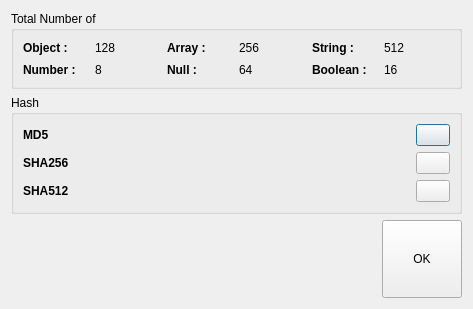
<?xml version="1.0" encoding="UTF-8"?>
<ui version="4.0">
 <class>JsonSummaryDialog</class>
 <widget class="QDialog" name="JsonSummaryDialog">
  <property name="geometry">
   <rect>
    <x>0</x>
    <y>0</y>
    <width>473</width>
    <height>309</height>
   </rect>
  </property>
  <property name="sizePolicy">
   <sizepolicy hsizetype="Preferred" vsizetype="Preferred">
    <horstretch>0</horstretch>
    <verstretch>0</verstretch>
   </sizepolicy>
  </property>
  <property name="windowTitle">
   <string>JSON Summary</string>
  </property>
  <layout class="QVBoxLayout" name="verticalLayout_2">
   <item>
    <widget class="QGroupBox" name="groupBox">
     <property name="sizePolicy">
      <sizepolicy hsizetype="Preferred" vsizetype="Preferred">
       <horstretch>0</horstretch>
       <verstretch>0</verstretch>
      </sizepolicy>
     </property>
     <property name="title">
      <string>Total Number of</string>
     </property>
     <layout class="QGridLayout" name="gridLayout_2">
      <item row="0" column="0">
       <layout class="QGridLayout" name="gridLayout">
        <item row="0" column="3">
         <widget class="QLabel" name="txtArrays">
          <property name="sizePolicy">
           <sizepolicy hsizetype="Preferred" vsizetype="Preferred">
            <horstretch>0</horstretch>
            <verstretch>0</verstretch>
           </sizepolicy>
          </property>
          <property name="font">
           <font>
            <pointsize>9</pointsize>
           </font>
          </property>
          <property name="text">
           <string>256</string>
          </property>
         </widget>
        </item>
        <item row="0" column="4">
         <widget class="QLabel" name="lblStrings">
          <property name="sizePolicy">
           <sizepolicy hsizetype="Preferred" vsizetype="Preferred">
            <horstretch>0</horstretch>
            <verstretch>0</verstretch>
           </sizepolicy>
          </property>
          <property name="font">
           <font>
            <pointsize>9</pointsize>
            <bold>true</bold>
           </font>
          </property>
          <property name="text">
           <string>String :</string>
          </property>
         </widget>
        </item>
        <item row="0" column="2">
         <widget class="QLabel" name="lblArrays">
          <property name="sizePolicy">
           <sizepolicy hsizetype="Preferred" vsizetype="Preferred">
            <horstretch>0</horstretch>
            <verstretch>0</verstretch>
           </sizepolicy>
          </property>
          <property name="font">
           <font>
            <pointsize>9</pointsize>
            <bold>true</bold>
           </font>
          </property>
          <property name="text">
           <string>Array :</string>
          </property>
         </widget>
        </item>
        <item row="0" column="0">
         <widget class="QLabel" name="lblObjects">
          <property name="sizePolicy">
           <sizepolicy hsizetype="Preferred" vsizetype="Preferred">
            <horstretch>0</horstretch>
            <verstretch>0</verstretch>
           </sizepolicy>
          </property>
          <property name="font">
           <font>
            <pointsize>9</pointsize>
            <bold>true</bold>
           </font>
          </property>
          <property name="text">
           <string>Object :</string>
          </property>
         </widget>
        </item>
        <item row="0" column="1">
         <widget class="QLabel" name="txtObjects">
          <property name="sizePolicy">
           <sizepolicy hsizetype="Preferred" vsizetype="Preferred">
            <horstretch>0</horstretch>
            <verstretch>0</verstretch>
           </sizepolicy>
          </property>
          <property name="font">
           <font>
            <pointsize>9</pointsize>
           </font>
          </property>
          <property name="text">
           <string>128</string>
          </property>
         </widget>
        </item>
        <item row="0" column="5">
         <widget class="QLabel" name="txtStrings">
          <property name="sizePolicy">
           <sizepolicy hsizetype="Preferred" vsizetype="Preferred">
            <horstretch>0</horstretch>
            <verstretch>0</verstretch>
           </sizepolicy>
          </property>
          <property name="font">
           <font>
            <pointsize>9</pointsize>
           </font>
          </property>
          <property name="text">
           <string>512</string>
          </property>
         </widget>
        </item>
        <item row="1" column="0">
         <widget class="QLabel" name="lblNumbers">
          <property name="sizePolicy">
           <sizepolicy hsizetype="Preferred" vsizetype="Preferred">
            <horstretch>0</horstretch>
            <verstretch>0</verstretch>
           </sizepolicy>
          </property>
          <property name="font">
           <font>
            <pointsize>9</pointsize>
            <bold>true</bold>
           </font>
          </property>
          <property name="text">
           <string>Number :</string>
          </property>
         </widget>
        </item>
        <item row="1" column="1">
         <widget class="QLabel" name="txtNumbers">
          <property name="font">
           <font>
            <pointsize>9</pointsize>
           </font>
          </property>
          <property name="text">
           <string>8</string>
          </property>
         </widget>
        </item>
        <item row="1" column="2">
         <widget class="QLabel" name="lblNulls">
          <property name="font">
           <font>
            <pointsize>9</pointsize>
            <bold>true</bold>
           </font>
          </property>
          <property name="text">
           <string>Null :</string>
          </property>
         </widget>
        </item>
        <item row="1" column="3">
         <widget class="QLabel" name="txtNulls">
          <property name="font">
           <font>
            <pointsize>9</pointsize>
           </font>
          </property>
          <property name="text">
           <string>64</string>
          </property>
         </widget>
        </item>
        <item row="1" column="4">
         <widget class="QLabel" name="lblBooleans">
          <property name="sizePolicy">
           <sizepolicy hsizetype="Preferred" vsizetype="Preferred">
            <horstretch>0</horstretch>
            <verstretch>0</verstretch>
           </sizepolicy>
          </property>
          <property name="font">
           <font>
            <pointsize>9</pointsize>
            <bold>true</bold>
           </font>
          </property>
          <property name="text">
           <string>Boolean :</string>
          </property>
         </widget>
        </item>
        <item row="1" column="5">
         <widget class="QLabel" name="txtBooleans">
          <property name="font">
           <font>
            <pointsize>9</pointsize>
           </font>
          </property>
          <property name="text">
           <string>16</string>
          </property>
         </widget>
        </item>
       </layout>
      </item>
     </layout>
    </widget>
   </item>
   <item>
    <widget class="QGroupBox" name="groupBox_2">
     <property name="sizePolicy">
      <sizepolicy hsizetype="Preferred" vsizetype="Preferred">
       <horstretch>0</horstretch>
       <verstretch>0</verstretch>
      </sizepolicy>
     </property>
     <property name="title">
      <string>Hash</string>
     </property>
     <layout class="QGridLayout" name="gridLayout_4">
      <item row="0" column="0">
       <layout class="QGridLayout" name="gridLayout_3">
        <item row="2" column="0">
         <widget class="QLabel" name="lblSHA512Hash">
          <property name="sizePolicy">
           <sizepolicy hsizetype="Preferred" vsizetype="Preferred">
            <horstretch>0</horstretch>
            <verstretch>0</verstretch>
           </sizepolicy>
          </property>
          <property name="minimumSize">
           <size>
            <width>60</width>
            <height>0</height>
           </size>
          </property>
          <property name="maximumSize">
           <size>
            <width>60</width>
            <height>16777215</height>
           </size>
          </property>
          <property name="font">
           <font>
            <bold>true</bold>
           </font>
          </property>
          <property name="text">
           <string>SHA512</string>
          </property>
         </widget>
        </item>
        <item row="0" column="2">
         <widget class="QPushButton" name="btnCopyMD5Hash">
          <property name="sizePolicy">
           <sizepolicy hsizetype="Preferred" vsizetype="Preferred">
            <horstretch>0</horstretch>
            <verstretch>0</verstretch>
           </sizepolicy>
          </property>
          <property name="minimumSize">
           <size>
            <width>34</width>
            <height>0</height>
           </size>
          </property>
          <property name="maximumSize">
           <size>
            <width>34</width>
            <height>16777215</height>
           </size>
          </property>
          <property name="toolTip">
           <string>Copy to Clipboard</string>
          </property>
          <property name="text">
           <string/>
          </property>
          <property name="icon">
           <iconset resource="MainWindow.qrc">
            <normaloff>:/icons/icons/icons8_copy_24px.png</normaloff>:/icons/icons/icons8_copy_24px.png</iconset>
          </property>
         </widget>
        </item>
        <item row="1" column="0">
         <widget class="QLabel" name="lblSHA256Hash">
          <property name="sizePolicy">
           <sizepolicy hsizetype="Preferred" vsizetype="Preferred">
            <horstretch>0</horstretch>
            <verstretch>0</verstretch>
           </sizepolicy>
          </property>
          <property name="minimumSize">
           <size>
            <width>60</width>
            <height>0</height>
           </size>
          </property>
          <property name="maximumSize">
           <size>
            <width>60</width>
            <height>16777215</height>
           </size>
          </property>
          <property name="font">
           <font>
            <bold>true</bold>
           </font>
          </property>
          <property name="text">
           <string>SHA256</string>
          </property>
         </widget>
        </item>
        <item row="0" column="0">
         <widget class="QLabel" name="lblMD5Hash">
          <property name="sizePolicy">
           <sizepolicy hsizetype="Preferred" vsizetype="Preferred">
            <horstretch>0</horstretch>
            <verstretch>0</verstretch>
           </sizepolicy>
          </property>
          <property name="minimumSize">
           <size>
            <width>60</width>
            <height>0</height>
           </size>
          </property>
          <property name="maximumSize">
           <size>
            <width>60</width>
            <height>16777215</height>
           </size>
          </property>
          <property name="font">
           <font>
            <bold>true</bold>
           </font>
          </property>
          <property name="text">
           <string>MD5</string>
          </property>
         </widget>
        </item>
        <item row="2" column="2">
         <widget class="QPushButton" name="btnCopySHA512Hash">
          <property name="sizePolicy">
           <sizepolicy hsizetype="Preferred" vsizetype="Preferred">
            <horstretch>0</horstretch>
            <verstretch>0</verstretch>
           </sizepolicy>
          </property>
          <property name="minimumSize">
           <size>
            <width>34</width>
            <height>0</height>
           </size>
          </property>
          <property name="maximumSize">
           <size>
            <width>34</width>
            <height>16777215</height>
           </size>
          </property>
          <property name="toolTip">
           <string>Copy to Clipboard</string>
          </property>
          <property name="text">
           <string/>
          </property>
          <property name="icon">
           <iconset resource="MainWindow.qrc">
            <normaloff>:/icons/icons/icons8_copy_24px.png</normaloff>:/icons/icons/icons8_copy_24px.png</iconset>
          </property>
         </widget>
        </item>
        <item row="1" column="2">
         <widget class="QPushButton" name="btnCopySHA256Hash">
          <property name="sizePolicy">
           <sizepolicy hsizetype="Preferred" vsizetype="Preferred">
            <horstretch>0</horstretch>
            <verstretch>0</verstretch>
           </sizepolicy>
          </property>
          <property name="minimumSize">
           <size>
            <width>34</width>
            <height>0</height>
           </size>
          </property>
          <property name="maximumSize">
           <size>
            <width>34</width>
            <height>16777215</height>
           </size>
          </property>
          <property name="toolTip">
           <string>Copy to Clipboard</string>
          </property>
          <property name="text">
           <string/>
          </property>
          <property name="icon">
           <iconset resource="MainWindow.qrc">
            <normaloff>:/icons/icons/icons8_copy_24px.png</normaloff>:/icons/icons/icons8_copy_24px.png</iconset>
          </property>
         </widget>
        </item>
        <item row="0" column="1">
         <widget class="QLabel" name="txtMD5Hash">
          <property name="sizePolicy">
           <sizepolicy hsizetype="Preferred" vsizetype="Preferred">
            <horstretch>0</horstretch>
            <verstretch>0</verstretch>
           </sizepolicy>
          </property>
          <property name="minimumSize">
           <size>
            <width>0</width>
            <height>0</height>
           </size>
          </property>
          <property name="maximumSize">
           <size>
            <width>16777215</width>
            <height>16777215</height>
           </size>
          </property>
          <property name="font">
           <font>
            <family>Segoe UI</family>
           </font>
          </property>
          <property name="text">
           <string/>
          </property>
          <property name="textFormat">
           <enum>Qt::PlainText</enum>
          </property>
          <property name="wordWrap">
           <bool>true</bool>
          </property>
         </widget>
        </item>
        <item row="1" column="1">
         <widget class="QLabel" name="txtSHA256Hash">
          <property name="sizePolicy">
           <sizepolicy hsizetype="Preferred" vsizetype="Preferred">
            <horstretch>0</horstretch>
            <verstretch>0</verstretch>
           </sizepolicy>
          </property>
          <property name="minimumSize">
           <size>
            <width>0</width>
            <height>0</height>
           </size>
          </property>
          <property name="maximumSize">
           <size>
            <width>16777215</width>
            <height>16777215</height>
           </size>
          </property>
          <property name="font">
           <font>
            <family>Segoe UI</family>
           </font>
          </property>
          <property name="text">
           <string/>
          </property>
          <property name="textFormat">
           <enum>Qt::PlainText</enum>
          </property>
          <property name="wordWrap">
           <bool>true</bool>
          </property>
         </widget>
        </item>
        <item row="2" column="1">
         <widget class="QLabel" name="txtSHA512Hash">
          <property name="sizePolicy">
           <sizepolicy hsizetype="Preferred" vsizetype="Preferred">
            <horstretch>0</horstretch>
            <verstretch>0</verstretch>
           </sizepolicy>
          </property>
          <property name="minimumSize">
           <size>
            <width>0</width>
            <height>0</height>
           </size>
          </property>
          <property name="maximumSize">
           <size>
            <width>16777215</width>
            <height>16777215</height>
           </size>
          </property>
          <property name="font">
           <font>
            <family>Segoe UI</family>
           </font>
          </property>
          <property name="text">
           <string/>
          </property>
          <property name="textFormat">
           <enum>Qt::PlainText</enum>
          </property>
          <property name="wordWrap">
           <bool>true</bool>
          </property>
         </widget>
        </item>
       </layout>
      </item>
     </layout>
    </widget>
   </item>
   <item>
    <layout class="QVBoxLayout" name="verticalLayout">
     <item>
      <layout class="QHBoxLayout" name="horizontalLayout">
       <item>
        <spacer name="horizontalSpacer">
         <property name="orientation">
          <enum>Qt::Horizontal</enum>
         </property>
         <property name="sizeType">
          <enum>QSizePolicy::MinimumExpanding</enum>
         </property>
         <property name="sizeHint" stdset="0">
          <size>
           <width>40</width>
           <height>20</height>
          </size>
         </property>
        </spacer>
       </item>
       <item>
        <widget class="QPushButton" name="pushButton">
         <property name="sizePolicy">
          <sizepolicy hsizetype="Preferred" vsizetype="Preferred">
           <horstretch>0</horstretch>
           <verstretch>0</verstretch>
          </sizepolicy>
         </property>
         <property name="text">
          <string>OK</string>
         </property>
        </widget>
       </item>
      </layout>
     </item>
    </layout>
   </item>
  </layout>
 </widget>
 <resources>
  <include location="MainWindow.qrc"/>
 </resources>
 <connections/>
</ui>
